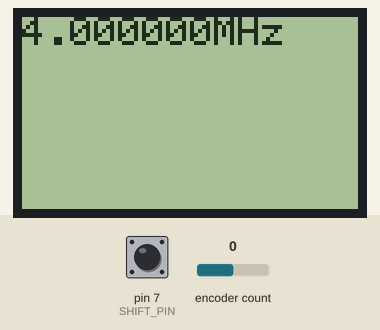
This sketch was run on a simulated Arduino Uno, built with avr-gcc and run on an emulated ATmega328P. On the bench: 84×48 one-colour display. The test bench sets the inputs (shaded band); at power-on: encoder count 0, pin 7 (SHIFT_PIN) HIGH. What the sketch prints to the serial monitor is not drawn.

Above: at 1.2 s.
1.3 s: encoder count set to 1
At 2.5 s:
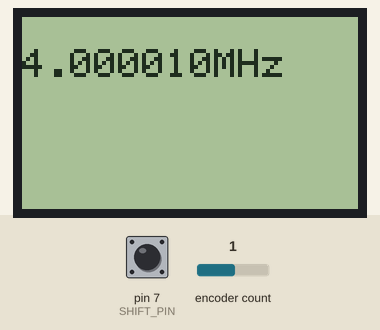
2.8 s: pin 7 (SHIFT_PIN) pulled LOW for 0.15 s
4.4 s: encoder count set to 2
At 4.9 s:
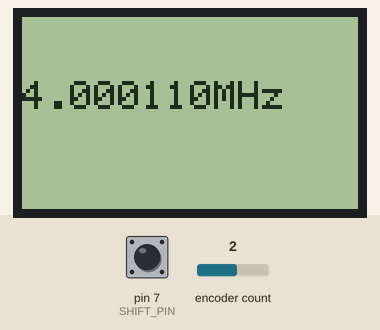
5.9 s: pin 7 (SHIFT_PIN) pulled LOW for 1 s
8.4 s: encoder count set to 3
At 9.1 s:
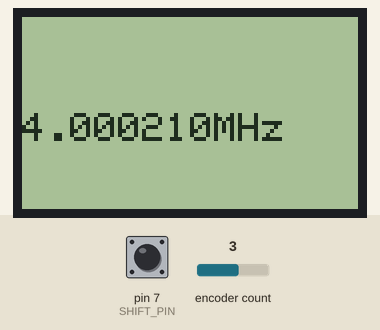
Timing chart, 0 to 10.9 s (numbered marks = the images above; inputs shaded):
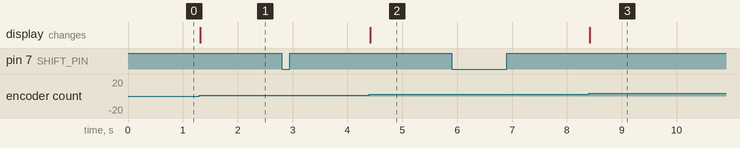

Measured:
- after the input at 1.3 s, the display: changes at once (image 1)
- after the input at 2.8 s, every drawn part: stays the same
- after the input at 4.4 s, the display: changes at once (image 2)
- after the input at 5.9 s, every drawn part: stays the same
- after the input at 8.4 s, the display: changes at once (image 3)

The sketch:

bitxvfo.ino
```cpp
#include <SPI.h>
#include <Adafruit_GFX.h>
#include <Adafruit_PCD8544.h>
#include <AD9850.h>
#include <Encoder.h>

//const int SCLK_PIN   = 7;
//const int DIN_PIN    = 6;
//const int DC_PIN     = 5;
//const int CS_PIN     = 4;
//const int RST_PIN    = 12;

//const int W_CLK_PIN  = 8;
//const int FQ_UD_PIN  = 9;
//const int DATA_PIN   = 10;
//const int RESET_PIN  = 13;

//const int SHIFT_PIN  = 11;

const int SCLK_PIN   = 6;
const int DIN_PIN    = 5;
const int DC_PIN     = 4;
const int CS_PIN     = 9;
const int RST_PIN    = 8;

const int W_CLK_PIN  = 13;
const int FQ_UD_PIN  = 12;
const int DATA_PIN   = 11;
const int RESET_PIN  = 10;

const int SHIFT_PIN  = 7;
const int ENC_PIN1   = 2;
const int ENC_PIN2   = 3;

const long IF_FREQ   = 0000000L;
const long INIT_FREQ = 4000000L;
const long MHZ       = 1000000L;

// Software SPI (slower updates, more flexible pin options):
// pin 7 - Serial clock out (SCLK)
// pin 6 - Serial data out (DIN)
// pin 5 - Data/Command select (D/C)
// pin 4 - LCD chip select (CS)
// pin 3 - LCD reset (RST)
Adafruit_PCD8544 display = Adafruit_PCD8544(SCLK_PIN, DIN_PIN, DC_PIN, CS_PIN, RST_PIN);

// Hardware SPI (faster, but must use certain hardware pins):
// SCK is LCD serial clock (SCLK) - this is pin 13 on Arduino Uno
// MOSI is LCD DIN - this is pin 11 on an Arduino Uno
// pin 5 - Data/Command select (D/C)
// pin 4 - LCD chip select (CS)
// pin 3 - LCD reset (RST)
// Adafruit_PCD8544 display = Adafruit_PCD8544(5, 4, 3);
// Note with hardware SPI MISO and SS pins aren't used but will still be read
// and written to during SPI transfer.  Be careful sharing these pins!

AD9850 dds(W_CLK_PIN, FQ_UD_PIN, DATA_PIN); // w_clk, fq_ud, d7

// Change these two numbers to the pins connected to your encoder.
//   Best Performance: both pins have interrupt capability
//   Good Performance: only the first pin has interrupt capability
//   Low Performance:  neither pin has interrupt capability
Encoder myEnc(ENC_PIN1, ENC_PIN2);

typedef enum {
    KEY_INITIAL,
    KEY_PRESSED,
    KEY_WAIT,
    KEY_WAIT1,
    KEY_WAIT_HIGH,
}keypad_state_t;

typedef enum {
    KEY_NONE,
    KEY1_RESSED,
    KEY1_LONG_PRESSED,
}key_event_t;

long oldPosition  = -999;
long frequency = INIT_FREQ;
long STEP_FREQ = 10;

void update_frequency(long freq)
{
    float frequency = ((float)freq + IF_FREQ) / MHZ;
    dds.setfreq(freq);
    display.clearDisplay();   // clears the screen and buffer
    display.print(frequency, 6);
    display.println("MHz");
    display.display();
}

void keypad_poll()
{
    static keypad_state_t kaypad_state = KEY_INITIAL;
    static long buttonTime;
    static long buttonTime1;

    switch(kaypad_state)
    {
        case KEY_INITIAL:
            if (digitalRead(SHIFT_PIN) == LOW)
            {
                buttonTime = millis();
                kaypad_state = KEY_WAIT;
            }
            break;
        case KEY_WAIT:
            if (digitalRead(SHIFT_PIN) == HIGH)
            {
                buttonTime1 = millis();
                kaypad_state = KEY_WAIT1;
            }
            break;
        case KEY_WAIT1:
            if((buttonTime1 - buttonTime) > 500)
            {
                kaypad_state = KEY_WAIT_HIGH;
                buttonTime = millis();
                //KEY1_LONG_PRESSED;
                Serial.println("KEY1_LONG_PRESSED\n");
            }
            else if((buttonTime1 - buttonTime) > 50)
            {
                kaypad_state = KEY_WAIT_HIGH;
                buttonTime = millis();

                //KEY1_RESSED
                Serial.println("KEY1_RESSED\n");
                STEP_FREQ *= 10;
                if (STEP_FREQ > 1000000) STEP_FREQ = 10;
            }
            else
            {
                kaypad_state = KEY_INITIAL;
            }
        case KEY_WAIT_HIGH:
            if (buttonTime - millis() > 100)
            {
                kaypad_state = KEY_INITIAL;
            }
            break;
    }
}

void setup()
{
    pinMode(SHIFT_PIN, INPUT);      // set pin to input
    digitalWrite(SHIFT_PIN, HIGH);  // turn on pull-up resistors

    Serial.begin(9600);
    display.begin();
    display.setContrast(60);
    display.clearDisplay();

    update_frequency(INIT_FREQ);
}

void loop()
{
    long position = myEnc.read() / 4;
    if (position != 0)
    {
        myEnc.write(0);

        if( frequency + position * STEP_FREQ > 0)
        {
            frequency += position * STEP_FREQ;
        }

        update_frequency(frequency);

        //Serial.println(position);
    }

    keypad_poll();
}
```
